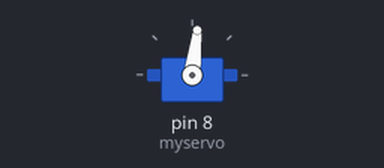
This sketch was run on a simulated Arduino Uno, built with avr-gcc and run on an emulated ATmega328P. Parts: servo.

Above: at 0.05 s.
At 0.75 s:
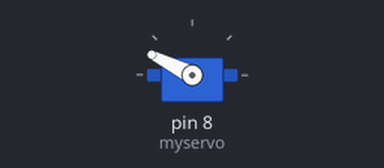
At 1.85 s:
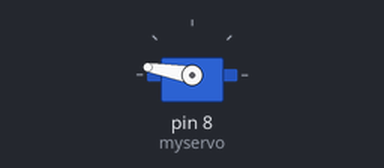
At 3.65 s:
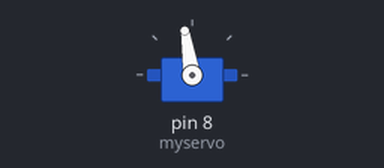
Timing chart, 0 to 7.6 s (numbered marks = the images above):
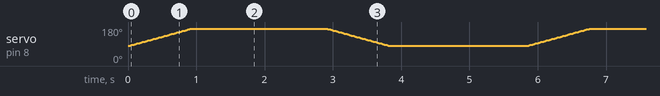

The sketch:

servo.ino
```cpp
#include <Servo.h>

Servo myservo;  // create servo object to control a servo
// twelve servo objects can be created on most boards

int pos = 0;    // variable to store the servo position

void setup() {
  myservo.attach(8);  // attaches the servo on pin 9 to the servo object
}

// Should not be constantly sending commands, need a delay or do something else on the robot other wise servo will overheat easily (if many commands are sent within a small time)
void loop() {
  for (pos = 80; pos <= 170; pos += 1) { // goes from 0 degrees to 180 degrees
    // in steps of 1 degree
    myservo.write(pos);              // tell servo to go to position in variable 'pos'
    delay(10);                       // waits 15ms for the servo to reach the position
  }
  delay(2000);
  for (pos = 170; pos >= 80; pos -= 1) { // goes from 180 degrees to 0 degrees
    myservo.write(pos);              // tell servo to go to position in variable 'pos'
    delay(10);                       // waits 15ms for the servo to reach the position
  }
  delay(2000);

}
```
